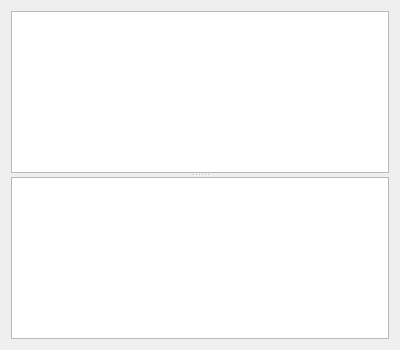
<?xml version="1.0" encoding="UTF-8"?>
<ui version="4.0">
 <class>projectForm</class>
 <widget class="QWidget" name="projectForm">
  <property name="geometry">
   <rect>
    <x>0</x>
    <y>0</y>
    <width>400</width>
    <height>350</height>
   </rect>
  </property>
  <property name="windowTitle">
   <string>Form</string>
  </property>
  <layout class="QVBoxLayout" name="verticalLayout">
   <item>
    <widget class="QSplitter" name="splitter_2">
     <property name="orientation">
      <enum>Qt::Vertical</enum>
     </property>
     <widget class="QTableView" name="projectView">
      <attribute name="horizontalHeaderHighlightSections">
       <bool>false</bool>
      </attribute>
      <attribute name="verticalHeaderVisible">
       <bool>false</bool>
      </attribute>
      <attribute name="verticalHeaderDefaultSectionSize">
       <number>19</number>
      </attribute>
     </widget>
     <widget class="QWidget" name="formLayoutWidget">
      <layout class="QHBoxLayout" name="horizontalLayout">
       <item>
        <widget class="QTableView" name="scrTable">
         <property name="selectionBehavior">
          <enum>QAbstractItemView::SelectRows</enum>
         </property>
         <property name="verticalScrollMode">
          <enum>QAbstractItemView::ScrollPerPixel</enum>
         </property>
         <property name="horizontalScrollMode">
          <enum>QAbstractItemView::ScrollPerPixel</enum>
         </property>
         <attribute name="verticalHeaderDefaultSectionSize">
          <number>19</number>
         </attribute>
        </widget>
       </item>
      </layout>
     </widget>
    </widget>
   </item>
  </layout>
 </widget>
 <resources/>
 <connections/>
</ui>
